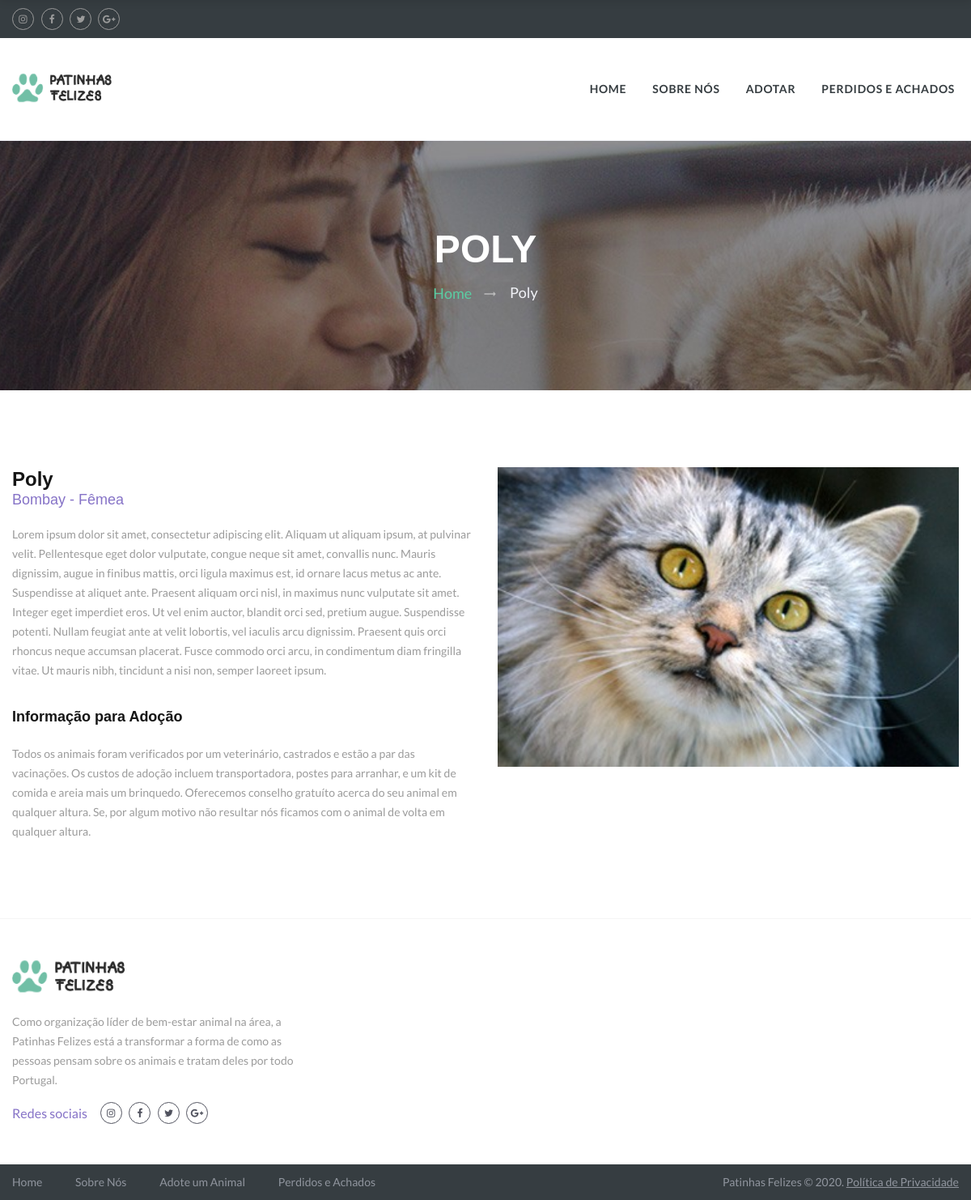
Screenshot of /php/pages/pet.php?idPet=2 with the database file from the repository.
### tables this page shows
CREATE TABLE Pet (
    idPet INTEGER PRIMARY KEY AUTOINCREMENT,
    name VARCHAR(255),
    age INTEGER,
    gender TINYINT,
    weight FLOAT(2,1),
    location VARCHAR(255),
    description VARCHAR(200000),
    image VARCHAR(255),
    adopted TINIINT(2) DEFAULT 0,
	idUser INTEGER,
    idMessage INTEGER,
    idType INTEGER,
    idBreed INTEGER,
    FOREIGN KEY (idType) REFERENCES Type(idType),
    FOREIGN KEY (idBreed) REFERENCES Breed(idBreed),
    FOREIGN KEY (idUser) REFERENCES User(idUser),
    FOREIGN KEY (idMessage) REFERENCES Message(idMessage)
);

CREATE TABLE Breed (
    idBreed INTEGER PRIMARY KEY AUTOINCREMENT,
    name VARCHAR(255),
  	idType INTEGER,
    FOREIGN KEY (idType) REFERENCES Type(idType)
);

### php/db/db_pet.php (called while the page is built, shortened)
<?php
    include_once('db_breed.php');
    function getPet($petId) {
        $db = Database::instance()->db();
        $stmt = $db->prepare("SELECT * FROM Pet WHERE idPet = ?");
        $stmt->execute(array($petId));
        $row = $stmt->fetch();
        return $row;
    }
?>

### php/db/db_breed.php (called while the page is built, shortened)
<?php
    function getBreed($idBreed) {
        $db = Database::instance()->db();
        $stmt = $db->prepare('SELECT name FROM Breed WHERE idBreed = ?');
        $stmt->execute(array($idBreed));
        $row = $stmt->fetch();
        return $row['name'];
    }
?>

### php/pages/pet.php (the view, shortened to what this page needs)
<?php
include_once('../db/db_pet.php');
include_once('../db/db_breed.php');
$idPet = $_GET['idPet'];
$pet = getPet($idPet);
$breed = getBreed($pet['idBreed']);
?>
<!DOCTYPE html>
<html class="wide wow-animation" lang="en">
<head>
  <link rel="stylesheet" href="../../css/style.css">
  <link rel="stylesheet" href="../../css/animations.css">
</head>
<body>
  <div class="page">
    <header class="page-header">
      <div class="rd-navbar-wrap">
        <nav class="rd-navbar rd-navbar-default" data-layout="rd-navbar-fixed" data-sm-layout="rd-navbar-fixed" data-sm-device-layout="rd-navbar-fixed" data-md-layout="rd-navbar-static" data-md-device-layout="rd-navbar-fixed" data-lg-device-layout="rd-navbar-static" data-lg-layout="rd-navbar-static" data-stick-up-clone="true" data-md-stick-up-offset="190px" data-lg-stick-up-offset="190px">
          <div class="rd-navbar-top-panel">
            <div class="rd-navbar-top-panel-content">
              <ul class="inline-list-xxs">
                <li><a class="icon icon-xxs icon-circle icon-gray-outline icon-effect-1 fa fa-instagram" href="#"></a></li>
                <li><a class="icon icon-xxs icon-circle icon-gray-outline icon-effect-1 fa fa-facebook" href="#"></a></li>
                <li><a class="icon icon-xxs icon-circle icon-gray-outline icon-effect-1 fa fa-twitter" href="#"></a></li>
                <li><a class="icon icon-xxs icon-circle icon-gray-outline icon-effect-1 fa fa-google-plus" href="#"></a></li>
              </ul>
            </div>
          </div>
          <div class="rd-navbar-inner">
            <div class="rd-navbar-panel">
              <div class="rd-navbar-brand">
                <a class="brand-name" href="../../index.php">
                  <img src="../../images/logo-default-176x45.png" alt="" width="176" height="45" />
                </a>
              </div>
            </div>
            <div class="rd-navbar-nav-wrap">
              <ul class="rd-navbar-nav">
                <li><a href="../../index.php">Home</a></li>
                <li><a href="about-us.php">Sobre Nós</a></li>
                <li><a href="adopt-a-pet.php">Adotar</a></li>
                <li><a href="lost-and-found.php">Perdidos e Achados</a></li>
              </ul>
            </div>
          </div>
        </nav>
      </div>
    </header>
    <div class="page-title">
      <div class="page-title-text"><?= $pet['name']; ?></div>
      <ul class="breadcrumbs-custom">
        <li><a href="../../index.php">Home</a></li>
        <li class="active"><?= $pet['name']; ?></li>
      </ul>
    </div>
    <section class="section-md bg-white text-center">
      <div class="shell">
        <div class="range range-sm-center">
          <div class="cell-sm-8 cell-md-12">
            <article class="box-profile">
              <div class="box-profile-left">
                <img class="box-profile-image" src="../../images/adopt/<?= $pet['image']; ?>" alt="" width="570" height="389" />
              </div>
              <div class="box-profile-body">
                <p class="box-profile-name"><?= $pet['name']; ?></p>
                <p class="box-profile-description"><?= $breed; ?> - <?= $pet['gender'] == 1 ? 'Fêmea' : 'Macho'; ?></p>
                <div class="box-profile-text">
                  <p><?= $pet['description']; ?></p>
                  <p class="box-profile-title">Informação para Adoção</p>
                  <p>
                    Todos os animais foram verificados por um veterinário, castrados e estão a par das vacinações.
                    Os custos de adoção incluem transportadora, postes para arranhar, e um kit de comida e areia mais um brinquedo.
                    Oferecemos conselho gratuíto acerca do seu animal em qualquer altura. Se, por algum motivo não resultar nós ficamos
                    com o animal de volta em qualquer altura.
                  </p>
                </div>
              </div>
            </article>
          </div>
        </div>
      </div>
    </section>
    <section class="pre-footer-default text-center text-sm-left">
      <div class="shell">
        <div class="range range-sm-center spacing-55">
          <div class="cell-sm-6 cell-md-4">
            <div class="brand-sm">
              <a href="../../index.php">
                <img src="../../images/logo-default-176x45.png" alt="" width="176" height="45" />
              </a>
            </div>
            <p>
              Como organização líder de bem-estar animal na área, a Patinhas Felizes está a transformar a forma de como
              as pessoas pensam sobre os animais e tratam deles por todo Portugal.
            </p>
            <div class="group-sm group-middle"><span class="big text-blue-marguerite">Redes sociais</span>
              <ul class="inline-list-xxs">
                <li><a class="icon icon-xxs icon-circle icon-trout-outline icon-effect-1 fa fa-instagram" href="#"></a></li>
                <li><a class="icon icon-xxs icon-circle icon-trout-outline icon-effect-1 fa fa-facebook" href="#"></a></li>
                <li><a class="icon icon-xxs icon-circle icon-trout-outline icon-effect-1 fa fa-twitter" href="#"></a></li>
                <li><a class="icon icon-xxs icon-circle icon-trout-outline icon-effect-1 fa fa-google-plus" href="#"></a></li>
              </ul>
            </div>
          </div>
          <div class="cell-sm-6 cell-md-4"></div>
          <div class="cell-sm-6 cell-md-4"></div>
        </div>
      </div>
    </section>
    <footer class="page-footer-default text-center">
      <div class="shell">
        <div class="range spacing-30">
          <div class="cell-md-6 cell-lg-8 text-md-left">
            <ul class="list-nav">
              <li><a href="../../index.php">Home</a></li>
              <li><a href="about-us.php">Sobre Nós</a></li>
              <li><a href="adopt-a-pet.php">Adote um Animal</a></li>
              <li><a href="lost-and-found.php">Perdidos e Achados</a></li>
            </ul>
          </div>
          <div class="cell-md-6 cell-lg-4 text-md-right">
            <p class="rights">Patinhas Felizes&nbsp;&copy;&nbsp;<span id="copyright-year"></span>.&nbsp;<br class="veil-sm"><a class="link-underline" href="privacy-policy.php">Política de Privacidade</a>
            </p>
          </div>
        </div>
      </div>
    </footer>
  </div>
</html>

### rows the page displays
pet: name "POLY", name "Poly", image (picture), idBreed.name "Bombay", description "Lorem ipsum dolor sit amet, consectetur adipiscing elit. Aliquam ut aliquam ipsum, at pulvinar velit. Pellentesque eget dolor vulputate, congue neque sit amet, convallis nunc. Mauris dignissim, augue in finibus mattis, orci ligula maximus est, id ornare lacus metus ac ante. Suspendisse at aliquet ante. Praesent aliquam orci nisl, in maximus nunc vulputate sit amet. Integer eget imperdiet eros. Ut vel enim auctor, blandit orci sed, pretium augue. Suspendisse potenti. Nullam feugiat ante at velit lobortis, vel iaculis arcu dignissim. Praesent quis orci rhoncus neque accumsan placerat. Fusce commodo orci arcu, in condimentum diam fringilla vitae. Ut mauris nibh, tincidunt a nisi non, semper…"
